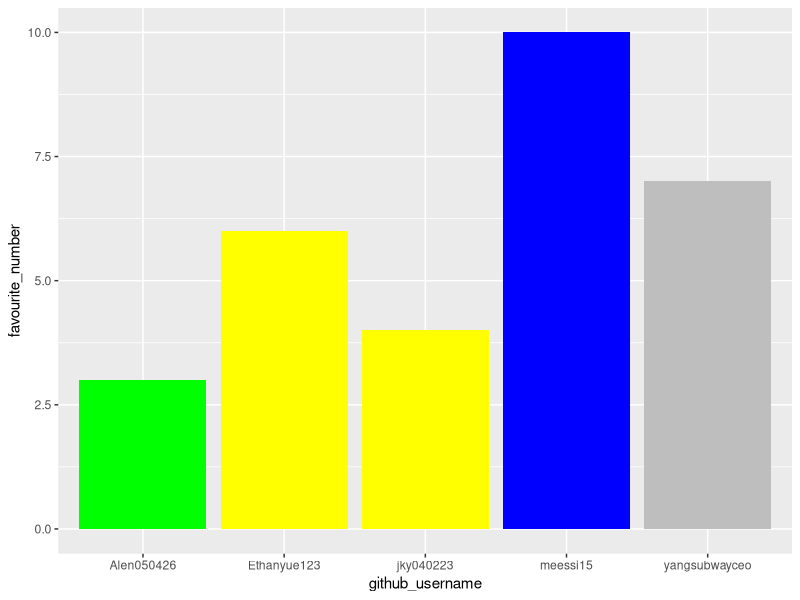
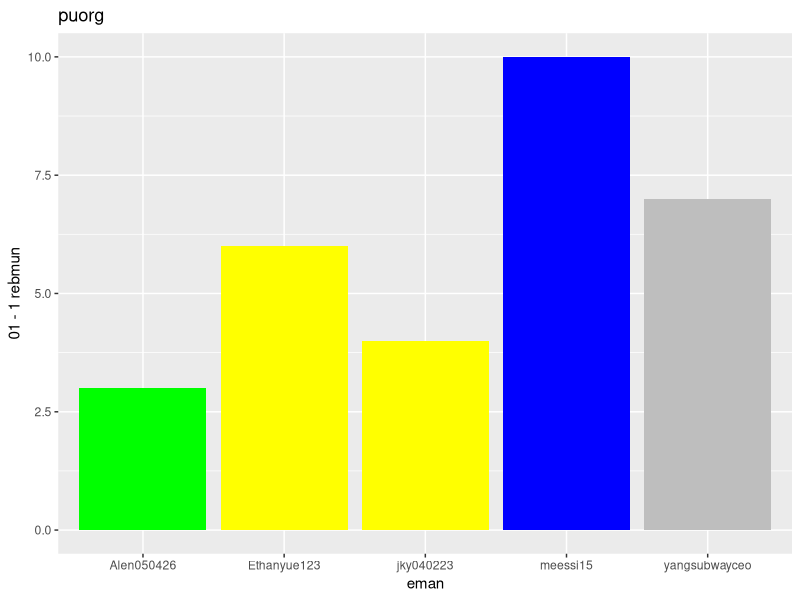
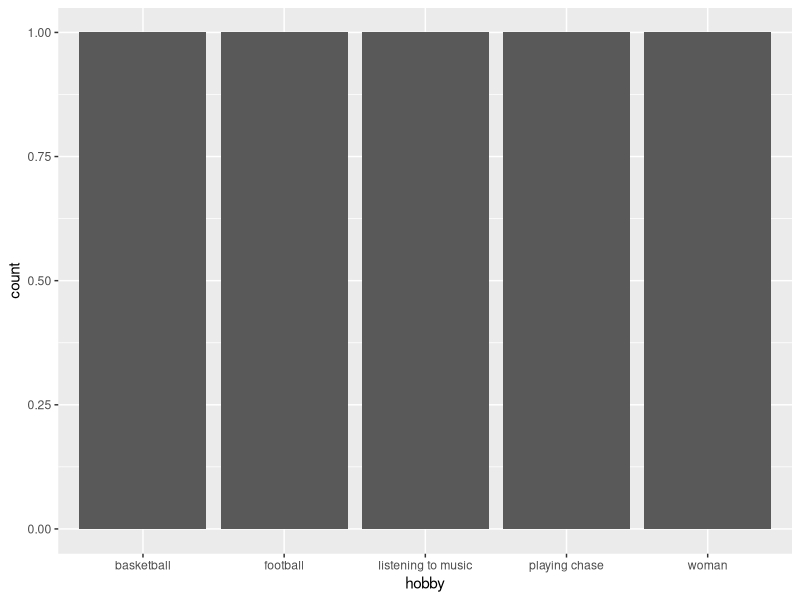

Reproduce these figures in R, in order.
## ---- chunk 1
library(tidyverse) 
## ---- chunk 2
team_data <- tibble(
  name = c("Yuchun Zhu", "Lim Zhen Yang", "Mingshi Yue", 
           "Kevin jiang", "Yifan Guo"),
  github_username = c("meessi15", "yangsubwayceo", "Ethanyue123", 
                      "jky040223", "Alen050426"), 
  colour = c("blue", "grey", "yellow", 
             "yellow", "green"),
  hobby = c("football", "listening to music", "woman", 
            "basketball", "playing chase"),
  favourite_number = c(10, 7, 6, 4, 3)
  )

team_data
## ---- chunk 3
p1 <- ggplot(data = team_data, 
             mapping = aes(x = github_username, 
                           y = favourite_number,
                           fill = colour), 
             ) +
   geom_col() +
   scale_fill_identity()
p1
## ---- chunk 4
p1 + labs(x = "eman", 
          y = "01 - 1 rebmun",
          title = "puorg")
## ---- chunk 5
p2 <- ggplot(team_data, aes(x = hobby)) +
  geom_bar()
p2
